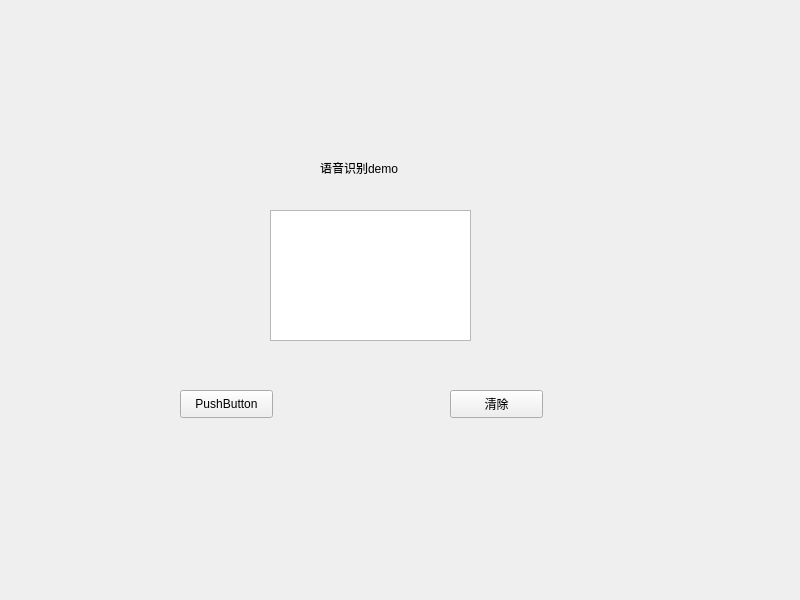
<?xml version="1.0" encoding="UTF-8"?>
<ui version="4.0">
 <class>Widget</class>
 <widget class="QWidget" name="Widget">
  <property name="geometry">
   <rect>
    <x>0</x>
    <y>0</y>
    <width>800</width>
    <height>600</height>
   </rect>
  </property>
  <property name="windowTitle">
   <string>Widget</string>
  </property>
  <widget class="QPushButton" name="pushButton">
   <property name="geometry">
    <rect>
     <x>180</x>
     <y>390</y>
     <width>93</width>
     <height>28</height>
    </rect>
   </property>
   <property name="text">
    <string>PushButton</string>
   </property>
  </widget>
  <widget class="QPushButton" name="pushButton_2">
   <property name="geometry">
    <rect>
     <x>450</x>
     <y>390</y>
     <width>93</width>
     <height>28</height>
    </rect>
   </property>
   <property name="text">
    <string>清除</string>
   </property>
  </widget>
  <widget class="QTextEdit" name="textEdit">
   <property name="geometry">
    <rect>
     <x>270</x>
     <y>210</y>
     <width>201</width>
     <height>131</height>
    </rect>
   </property>
  </widget>
  <widget class="QLabel" name="label">
   <property name="geometry">
    <rect>
     <x>320</x>
     <y>160</y>
     <width>151</width>
     <height>16</height>
    </rect>
   </property>
   <property name="text">
    <string>语音识别demo</string>
   </property>
  </widget>
 </widget>
 <resources/>
 <connections/>
</ui>
